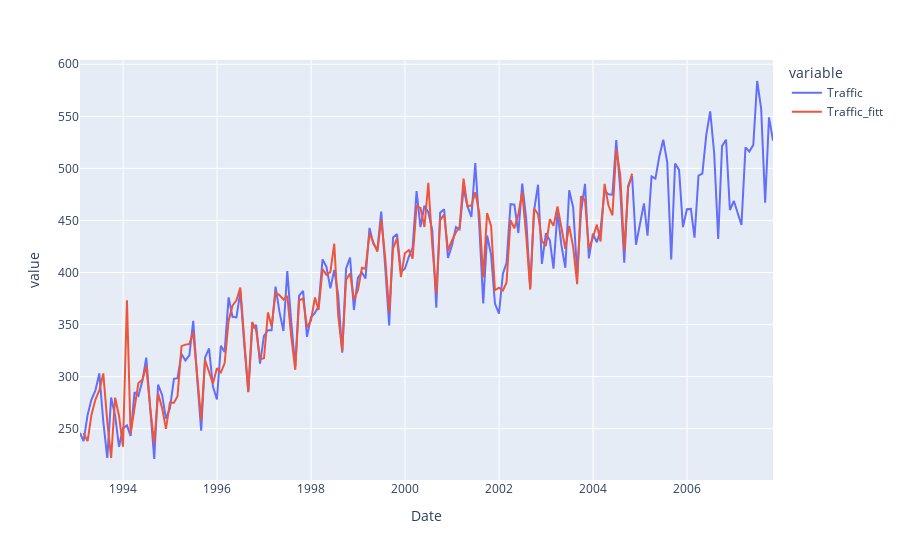

The code cell stored with this chart in its notebook:
### Code cell
# Graph fit and actual values in the same graph
fig2 = px.line(fit_actual_values, x="Date", y=fit_actual_values.columns)
fig2.show()

### Figure 1 — Plotly figure (JSON) as saved in the notebook; plotly's stock layout.template omitted (floating-point values rounded to 4 significant figures; data arrays with more than 128 entries replaced by an {"elided": "..."} marker saying what was removed)
{"data": [{"hovertemplate": "variable=Traffic<br>Date=%{x}<br>value=%{y}<extra></extra>", "legendgroup": "Traffic", "line": {"color": "#636efa", "dash": "solid"}, "marker": {"symbol": "circle"}, "mode": "lines", "name": "Traffic", "orientation": "v", "showlegend": true, "type": "scatter", "x": {"elided": "178 str values"}, "xaxis": "x", "y": {"elided": "178 float values"}, "yaxis": "y"}, {"hovertemplate": "variable=Traffic_fitt<br>Date=%{x}<br>value=%{y}<extra></extra>", "legendgroup": "Traffic_fitt", "line": {"color": "#EF553B", "dash": "solid"}, "marker": {"symbol": "circle"}, "mode": "lines", "name": "Traffic_fitt", "orientation": "v", "showlegend": true, "type": "scatter", "x": {"elided": "178 str values"}, "xaxis": "x", "y": {"elided": "178 float values"}, "yaxis": "y"}], "layout": {"legend": {"title": {"text": "variable"}, "tracegroupgap": 0}, "margin": {"t": 60}, "xaxis": {"anchor": "y", "domain": [0, 1], "title": {"text": "Date"}}, "yaxis": {"anchor": "x", "domain": [0, 1], "title": {"text": "value"}}}}
